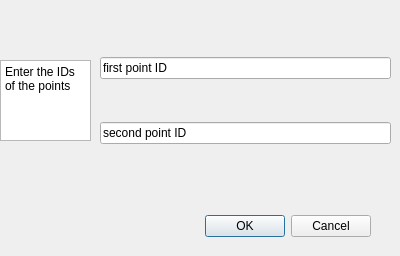
<?xml version="1.0" encoding="UTF-8"?>
<ui version="4.0">
 <class>AddLineDialog</class>
 <widget class="QDialog" name="AddLineDialog">
  <property name="geometry">
   <rect>
    <x>0</x>
    <y>0</y>
    <width>400</width>
    <height>256</height>
   </rect>
  </property>
  <property name="windowTitle">
   <string>Add Line</string>
  </property>
  <widget class="QDialogButtonBox" name="buttonBox">
   <property name="geometry">
    <rect>
     <x>30</x>
     <y>210</y>
     <width>341</width>
     <height>32</height>
    </rect>
   </property>
   <property name="orientation">
    <enum>Qt::Horizontal</enum>
   </property>
   <property name="standardButtons">
    <set>QDialogButtonBox::Cancel|QDialogButtonBox::Ok</set>
   </property>
  </widget>
  <widget class="QTextBrowser" name="textBrowser">
   <property name="geometry">
    <rect>
     <x>0</x>
     <y>60</y>
     <width>91</width>
     <height>81</height>
    </rect>
   </property>
   <property name="html">
    <string>&lt;!DOCTYPE HTML PUBLIC &quot;-//W3C//DTD HTML 4.0//EN&quot; &quot;http://www.w3.org/TR/REC-html40/strict.dtd&quot;&gt;
&lt;html&gt;&lt;head&gt;&lt;meta name=&quot;qrichtext&quot; content=&quot;1&quot; /&gt;&lt;meta charset=&quot;utf-8&quot; /&gt;&lt;style type=&quot;text/css&quot;&gt;
p, li { white-space: pre-wrap; }
hr { height: 1px; border-width: 0; }
li.unchecked::marker { content: &quot;\2610&quot;; }
li.checked::marker { content: &quot;\2612&quot;; }
&lt;/style&gt;&lt;/head&gt;&lt;body style=&quot; font-family:'Segoe UI'; font-size:9pt; font-weight:400; font-style:normal;&quot;&gt;
&lt;p style=&quot; margin-top:0px; margin-bottom:0px; margin-left:0px; margin-right:0px; -qt-block-indent:0; text-indent:0px;&quot;&gt;Enter the IDs of the points&lt;/p&gt;&lt;/body&gt;&lt;/html&gt;</string>
   </property>
  </widget>
  <widget class="QWidget" name="verticalLayoutWidget">
   <property name="geometry">
    <rect>
     <x>100</x>
     <y>20</y>
     <width>291</width>
     <height>161</height>
    </rect>
   </property>
   <layout class="QVBoxLayout" name="verticalLayout">
    <item>
     <widget class="QLineEdit" name="fPointLineEdit">
      <property name="text">
       <string>first point ID</string>
      </property>
     </widget>
    </item>
    <item>
     <widget class="QLineEdit" name="sPointLineEdit">
      <property name="text">
       <string>second point ID</string>
      </property>
     </widget>
    </item>
   </layout>
  </widget>
 </widget>
 <resources/>
 <connections>
  <connection>
   <sender>buttonBox</sender>
   <signal>accepted()</signal>
   <receiver>AddLineDialog</receiver>
   <slot>accept()</slot>
   <hints>
    <hint type="sourcelabel">
     <x>248</x>
     <y>254</y>
    </hint>
    <hint type="destinationlabel">
     <x>157</x>
     <y>274</y>
    </hint>
   </hints>
  </connection>
  <connection>
   <sender>buttonBox</sender>
   <signal>rejected()</signal>
   <receiver>AddLineDialog</receiver>
   <slot>reject()</slot>
   <hints>
    <hint type="sourcelabel">
     <x>316</x>
     <y>260</y>
    </hint>
    <hint type="destinationlabel">
     <x>286</x>
     <y>274</y>
    </hint>
   </hints>
  </connection>
 </connections>
</ui>
